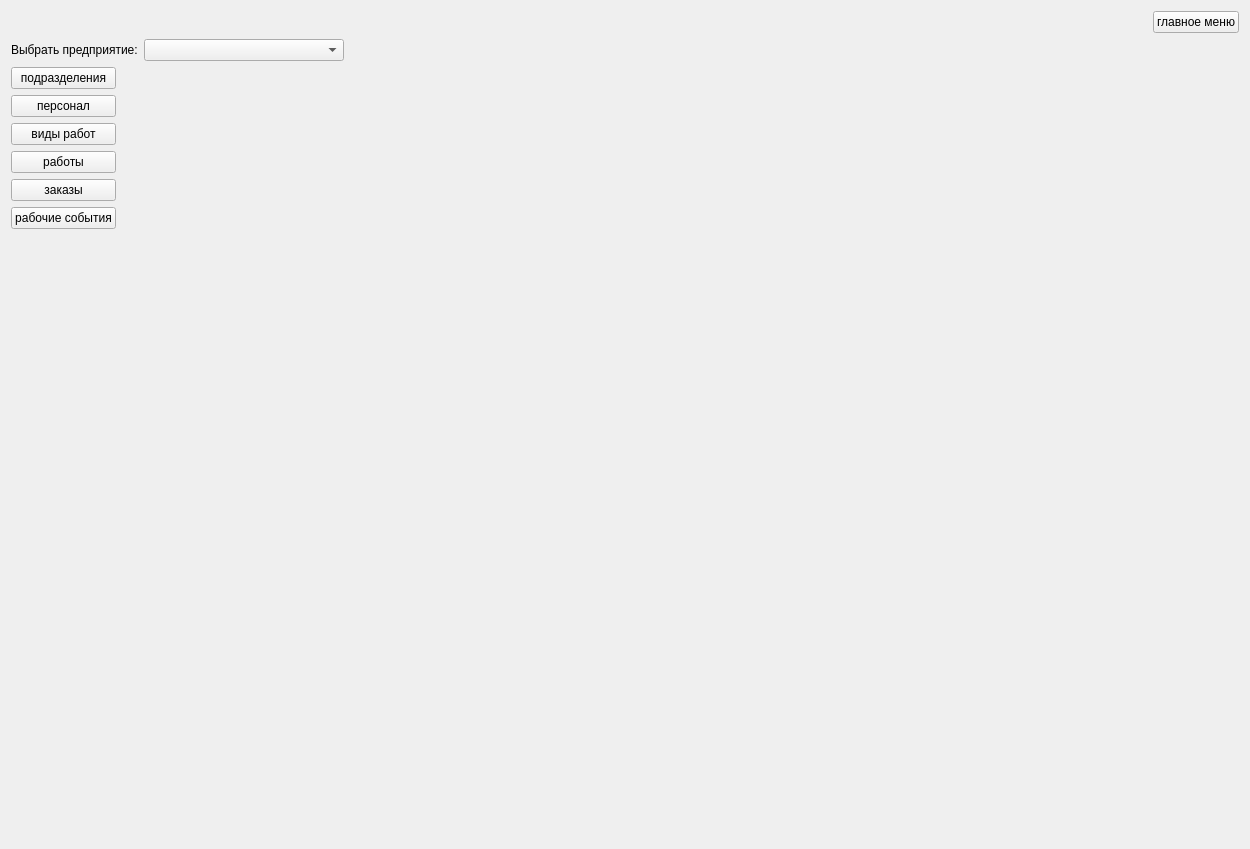
<?xml version="1.0" encoding="UTF-8"?>
<ui version="4.0">
 <class>ReportsWidget</class>
 <widget class="QWidget" name="ReportsWidget">
  <property name="geometry">
   <rect>
    <x>0</x>
    <y>0</y>
    <width>1250</width>
    <height>849</height>
   </rect>
  </property>
  <property name="windowTitle">
   <string>Form</string>
  </property>
  <layout class="QVBoxLayout" name="verticalLayout_3">
   <item>
    <layout class="QVBoxLayout" name="verticalLayout_2">
     <item>
      <layout class="QHBoxLayout" name="horizontalLayout">
       <item>
        <spacer name="horizontalSpacer_3">
         <property name="orientation">
          <enum>Qt::Orientation::Horizontal</enum>
         </property>
         <property name="sizeHint" stdset="0">
          <size>
           <width>40</width>
           <height>20</height>
          </size>
         </property>
        </spacer>
       </item>
       <item>
        <widget class="QPushButton" name="pushButton_go_to_main_menu">
         <property name="text">
          <string>главное меню</string>
         </property>
        </widget>
       </item>
      </layout>
     </item>
     <item>
      <layout class="QHBoxLayout" name="horizontalLayout_2">
       <item>
        <widget class="QLabel" name="label_prefix_company">
         <property name="text">
          <string>Выбрать предприятие:</string>
         </property>
        </widget>
       </item>
       <item>
        <widget class="QComboBox" name="comboBox_company">
         <property name="minimumSize">
          <size>
           <width>200</width>
           <height>0</height>
          </size>
         </property>
        </widget>
       </item>
       <item>
        <spacer name="horizontalSpacer">
         <property name="orientation">
          <enum>Qt::Orientation::Horizontal</enum>
         </property>
         <property name="sizeHint" stdset="0">
          <size>
           <width>40</width>
           <height>20</height>
          </size>
         </property>
        </spacer>
       </item>
      </layout>
     </item>
     <item>
      <layout class="QHBoxLayout" name="horizontalLayout_3">
       <item>
        <layout class="QVBoxLayout" name="verticalLayout">
         <item>
          <widget class="QPushButton" name="pushButton_divisions">
           <property name="text">
            <string>подразделения</string>
           </property>
           <property name="checkable">
            <bool>true</bool>
           </property>
          </widget>
         </item>
         <item>
          <widget class="QPushButton" name="pushButton_staff">
           <property name="text">
            <string>персонал</string>
           </property>
           <property name="checkable">
            <bool>true</bool>
           </property>
          </widget>
         </item>
         <item>
          <widget class="QPushButton" name="pushButton_work_types">
           <property name="text">
            <string>виды работ</string>
           </property>
           <property name="checkable">
            <bool>true</bool>
           </property>
          </widget>
         </item>
         <item>
          <widget class="QPushButton" name="pushButton_works">
           <property name="text">
            <string>работы</string>
           </property>
           <property name="checkable">
            <bool>true</bool>
           </property>
          </widget>
         </item>
         <item>
          <widget class="QPushButton" name="pushButton_orders">
           <property name="text">
            <string>заказы</string>
           </property>
           <property name="checkable">
            <bool>true</bool>
           </property>
          </widget>
         </item>
         <item>
          <widget class="QPushButton" name="pushButton_work_events">
           <property name="text">
            <string>рабочие события</string>
           </property>
           <property name="checkable">
            <bool>true</bool>
           </property>
          </widget>
         </item>
         <item>
          <spacer name="verticalSpacer_4">
           <property name="orientation">
            <enum>Qt::Orientation::Vertical</enum>
           </property>
           <property name="sizeHint" stdset="0">
            <size>
             <width>20</width>
             <height>40</height>
            </size>
           </property>
          </spacer>
         </item>
        </layout>
       </item>
       <item>
        <widget class="QStackedWidget" name="stackedWidget_report_types">
         <property name="currentIndex">
          <number>-1</number>
         </property>
        </widget>
       </item>
      </layout>
     </item>
    </layout>
   </item>
  </layout>
 </widget>
 <resources/>
 <connections/>
</ui>
